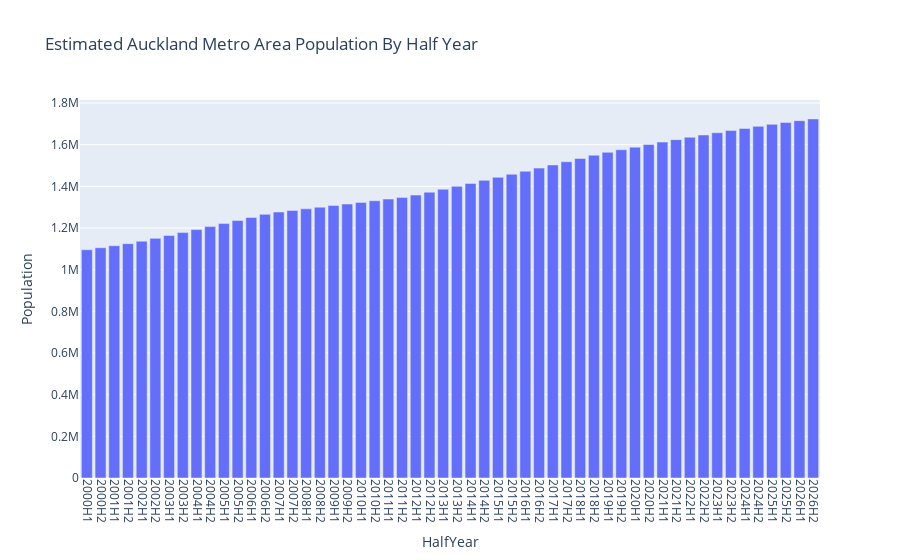

The notebook cell this image was saved under:
### Markdown cell above
To align the estimated population figures with the crash dataset, we extrapolate the population projections to the middle of each half-year.

### Code cell
# Estimate the population in the middle of each half year

new_rows = []

for i in range(1, len(auckland_population_df)):
    prev_year_pop = auckland_population_df['Population'].iloc[i-1]
    curr_year_pop = auckland_population_df['Population'].iloc[i]
    year_diff = curr_year_pop - prev_year_pop

    # Estimate for March (end of Q1)
    march_pop = prev_year_pop + (year_diff / 4)
    new_rows.append({'HalfYear': f"{auckland_population_df['Year'].iloc[i]}H1", 'Population': march_pop})

    # Estimate for September (end of Q3)
    september_pop = prev_year_pop + (3 * year_diff / 4)
    new_rows.append({'HalfYear': f"{auckland_population_df['Year'].iloc[i]}H2", 'Population': september_pop})

auckland_half_year_population = pd.DataFrame(new_rows)

fig = px.bar(auckland_half_year_population, x='HalfYear', y='Population', 
              title='Estimated Auckland Metro Area Population By Half Year')
fig.update_layout(
    xaxis=dict(
        tickmode='linear',
        tick0=min(auckland_half_year_population['HalfYear']),
        dtick=1,
        tickangle=90
    )
)
fig.show()

### Figure 1 — Plotly figure (JSON) as saved in the notebook; plotly's stock layout.template omitted (floating-point values rounded to 4 significant figures)
{"data": [{"alignmentgroup": "True", "hovertemplate": "HalfYear=%{x}<br>Population=%{y}<extra></extra>", "legendgroup": "", "marker": {"color": "#636efa", "pattern": {"shape": ""}}, "name": "", "offsetgroup": "", "orientation": "v", "showlegend": false, "textposition": "auto", "type": "bar", "x": ["2000H1", "2000H2", "2001H1", "2001H2", "2002H1", "2002H2", "2003H1", "2003H2", "2004H1", "2004H2", "2005H1", "2005H2", "2006H1", "2006H2", "2007H1", "2007H2", "2008H1", "2008H2", "2009H1", "2009H2", "2010H1", "2010H2", "2011H1", "2011H2", "2012H1", "2012H2", "2013H1", "2013H2", "2014H1", "2014H2", "2015H1", "2015H2", "2016H1", "2016H2", "2017H1", "2017H2", "2018H1", "2018H2", "2019H1", "2019H2", "2020H1", "2020H2", "2021H1", "2021H2", "2022H1", "2022H2", "2023H1", "2023H2", "2024H1", "2024H2", "2025H1", "2025H2", "2026H1", "2026H2"], "xaxis": "x", "y": [1095750, 1105250, 1115000, 1125000, 1136750, 1150250, 1164000, 1178000, 1192250, 1206750, 1221250, 1235750, 1250500, 1265500, 1276750, 1284250, 1292000, 1300000, 1307750, 1315250, 1323000, 1331000, 1339000, 1347000, 1358000, 1372000, 1386000, 1400000, 1414250, 1428750, 1443250, 1457750, 1472500, 1487500, 1502750, 1518250, 1533750, 1549250, 1563250, 1575750, 1588250, 1600750, 1612750, 1624250, 1635500, 1646500, 1657250, 1667750, 1678000, 1688000, 1697500, 1706500, 1715250, 1723750], "yaxis": "y"}], "layout": {"barmode": "relative", "legend": {"tracegroupgap": 0}, "title": {"text": "Estimated Auckland Metro Area Population By Half Year"}, "xaxis": {"anchor": "y", "domain": [0, 1], "dtick": 1, "tick0": "2000H1", "tickangle": 90, "tickmode": "linear", "title": {"text": "HalfYear"}}, "yaxis": {"anchor": "x", "domain": [0, 1], "title": {"text": "Population"}}}}
